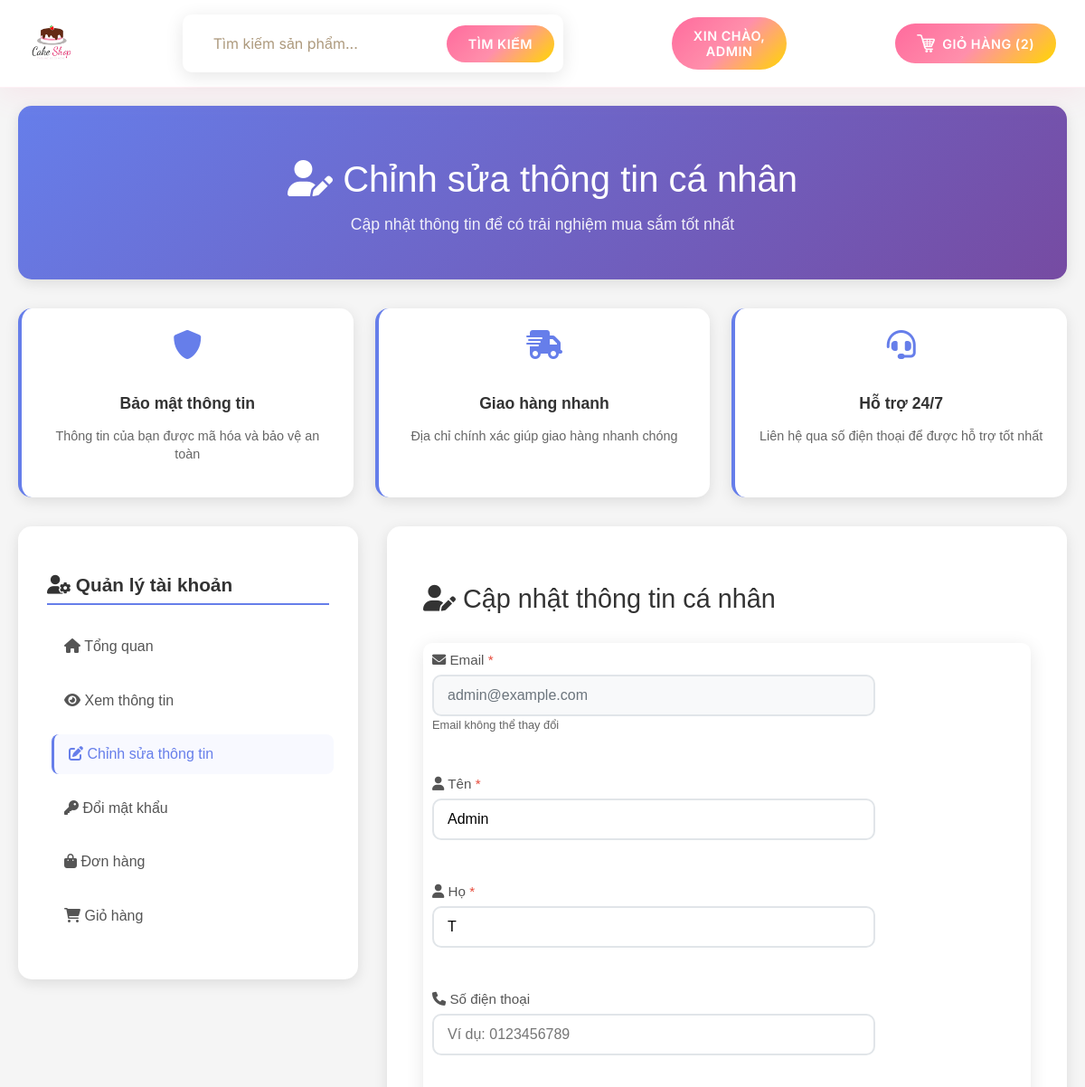
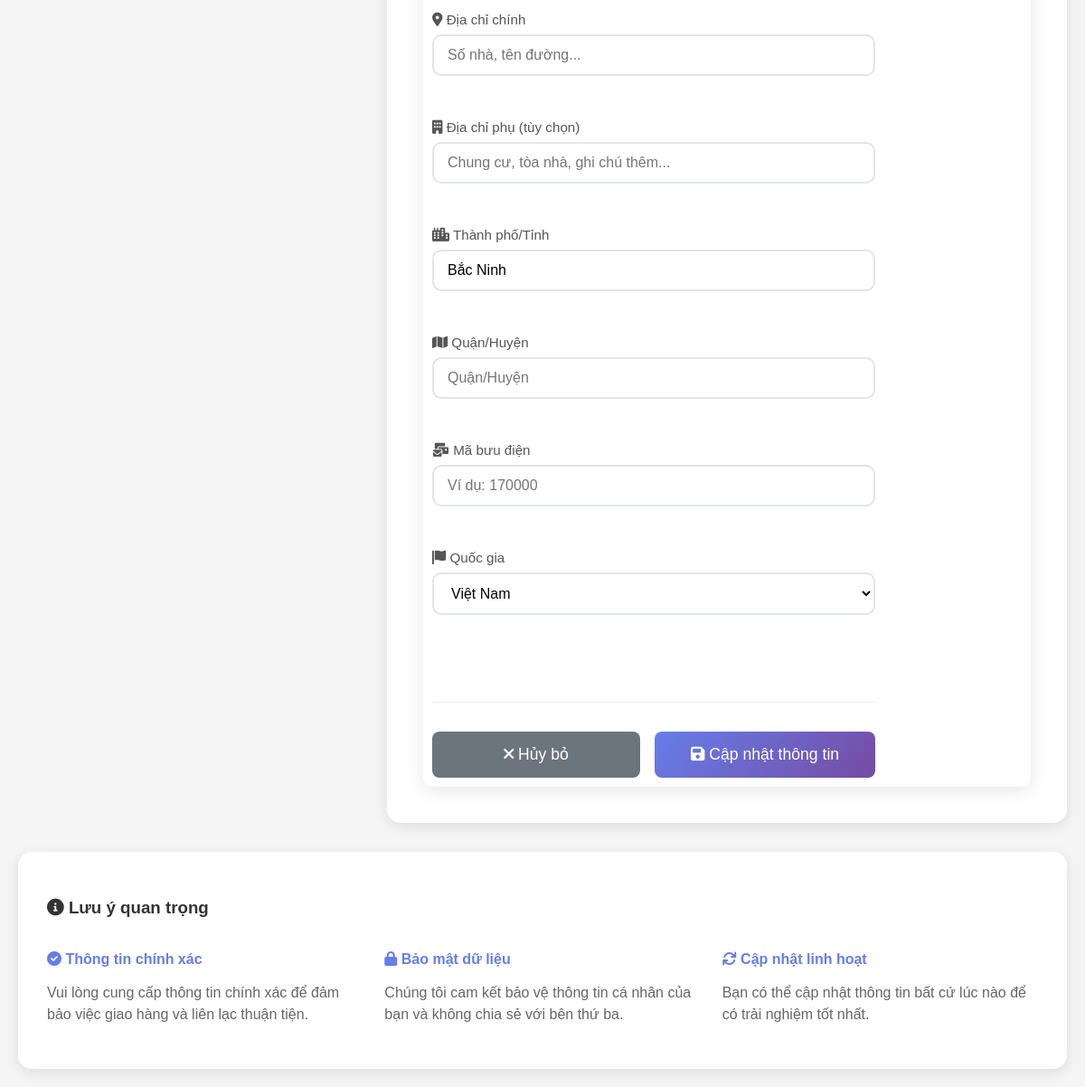
Screenshot of /account/profile/edit (signed in) with the database file from the repository (2 pictures, top to bottom).
### tables this page shows
CREATE TABLE users 
		(userId INTEGER PRIMARY KEY, 
		password TEXT,
		email TEXT,
		firstName TEXT,
		lastName TEXT,
		address1 TEXT,
		address2 TEXT,
		zipcode TEXT,
		city TEXT,
		state TEXT,
		country TEXT, 
		phone TEXT
		, is_admin INTEGER DEFAULT 0, role TEXT DEFAULT 'user');

### routes/profile_routes.py (the view, shortened to what this page needs)
@profile_bp.route("/account/profile/edit", methods=["GET", "POST"])
def editProfile():
    if 'email' not in session:
        flash("Vui lòng đăng nhập!")
        return redirect(url_for('auth.loginForm'))
    loggedIn, firstName, noOfItems = getLoginDetails()
    try:
        with get_db_connection() as conn:
            cur = conn.cursor()
            cur.execute("""
                SELECT userId, email, firstName, lastName, address1, address2,
                       zipcode, city, state, country, phone
                FROM users WHERE email = ?
            """, (session['email'],))
            profileData = cur.fetchone()
            if not profileData:
                flash("Không tìm thấy thông tin người dùng!")
                return redirect(url_for('auth.loginForm'))
    except sqlite3.Error as e:
        print(f"Database error loading profile: {e}")
        flash("Lỗi khi tải thông tin!")
        profileData = None
    return render_template("editProfile.html",
                         profileData=profileData,
                         loggedIn=loggedIn,
                         firstName=firstName,
                         noOfItems=noOfItems)

### app.py (called while the page is built)
def create_app():
    app = Flask(__name__)
    app.config.from_object(Config)
    if not os.path.exists(app.config['UPLOAD_FOLDER']):
        os.makedirs(app.config['UPLOAD_FOLDER'])
    register_blueprints(app)
    @app.context_processor
    def inject_template_vars():
        return {
            'url_for': url_for_wrapper
        }
    return app

def url_for_wrapper(endpoint, **values):
    from flask import url_for as flask_url_for
    route_mapping = {
        'root': 'main.root',
        'logout': 'auth.logout',
        'loginForm': 'auth.loginForm',
        'cart': 'cart.cart',
        'profileHome': 'profile.profileHome',
        'search': 'search.search',  # Map search route
        'displayCategory': 'search.search_by_category'  # Map category display
    }
    mapped_endpoint = route_mapping.get(endpoint, endpoint)
    try:
        return flask_url_for(mapped_endpoint, **values)
    except:
        try:
            return flask_url_for(endpoint, **values)
        except:
            return '#'

### utils/database.py (called while the page is built)
@contextmanager
def get_db_connection():
    conn = sqlite3.connect(Config.DATABASE_PATH)
    try:
        yield conn
    except Exception as e:
        conn.rollback()
        raise e
    finally:
        conn.close()

### utils/helpers.py (called while the page is built)
def getLoginDetails():
    try:
        with get_db_connection() as conn:
            cur = conn.cursor()
            if 'email' not in session:
                return False, '', 0
            cur.execute("SELECT userId, firstName FROM users WHERE email = ?", (session['email'],))
            user = cur.fetchone()
            if user:
                userId, firstName = user
                cur.execute("SELECT COUNT(productId) FROM kart WHERE userId = ?", (userId,))
                noOfItems = cur.fetchone()[0]
                return True, firstName or 'User', noOfItems
            return False, '', 0
    except sqlite3.Error as e:
        print(f"Database error in getLoginDetails: {e}")
        return False, '', 0

### templates/editProfile.html (shortened to what this page needs)
<!DOCTYPE html>
<html lang="vi">
<head>
  <link rel="stylesheet" href="{{ url_for('static', filename='css/topStyle.css') }}" />
  <link rel="stylesheet" href="https://cdnjs.cloudflare.com/ajax/libs/font-awesome/6.0.0/css/all.min.css">
</head>
<body>
<div id="title">
  <a href="/">
    <img id="logo" src="{{ url_for('static', filename='images/logo.png') }}" alt="Logo">
  </a>
  <form>
    <input id="searchBox" type="text" name="searchQuery" placeholder="Tìm kiếm sản phẩm...">
    <input id="searchButton" type="submit" value="Tìm kiếm">
  </form>
  {% if not loggedIn %}
  <div id="signInButton">
    <a class="link" href="/loginForm">Đăng nhập</a>
  </div>
  {% else %}
  <div class="dropdown">
    <button class="dropbtn">Xin chào,<br>{{firstName}}</button>
  </div>
  {% endif %}
  <div id="kart">
    <a class="link" href="/cart">
      <img src="{{ url_for('static', filename='images/shoppingCart.png') }}" id="cartIcon" alt="Giỏ hàng" />
      GIỎ HÀNG ({{noOfItems}})
    </a>
  </div>
</div>
<div class="container">
  <div class="profile-header">
    <h1><i class="fas fa-user-edit"></i> Chỉnh sửa thông tin cá nhân</h1>
    <p class="subtitle">Cập nhật thông tin để có trải nghiệm mua sắm tốt nhất</p>
  </div>
  <div class="info-cards">
    <div class="info-card">
      <i class="fas fa-shield-alt"></i>
      <h4>Bảo mật thông tin</h4>
      <p>Thông tin của bạn được mã hóa và bảo vệ an toàn</p>
    </div>
    <div class="info-card">
      <i class="fas fa-shipping-fast"></i>
      <h4>Giao hàng nhanh</h4>
      <p>Địa chỉ chính xác giúp giao hàng nhanh chóng</p>
    </div>
    <div class="info-card">
      <i class="fas fa-headset"></i>
      <h4>Hỗ trợ 24/7</h4>
      <p>Liên hệ qua số điện thoại để được hỗ trợ tốt nhất</p>
    </div>
  </div>
  <div class="main-content">
    <div class="sidebar">
      <h3><i class="fas fa-user-cog"></i> Quản lý tài khoản</h3>
      <ul>
        <li><a href="/account/profile"><i class="fas fa-home"></i> Tổng quan</a></li>
        <li><a href="/account/profile/view"><i class="fas fa-eye"></i> Xem thông tin</a></li>
        <li><a href="/account/profile/edit" class="active"><i class="fas fa-edit"></i> Chỉnh sửa thông tin</a></li>
        <li><a href="/account/profile/changePassword"><i class="fas fa-key"></i> Đổi mật khẩu</a></li>
        <li><a href="/account/orders"><i class="fas fa-shopping-bag"></i> Đơn hàng</a></li>
        <li><a href="/cart"><i class="fas fa-shopping-cart"></i> Giỏ hàng</a></li>
      </ul>
    </div>
    <div class="form-container">
      <h2><i class="fas fa-user-edit"></i> Cập nhật thông tin cá nhân</h2>
      <form method="POST" action="/account/profile/edit">
        <div class="form-grid">
          <div class="form-group">
            <label for="email"><i class="fas fa-envelope"></i> Email <span class="required">*</span></label>
            <input type="email" id="email" name="email" value="{{profileData[1] if profileData and profileData[1] else ''}}" readonly>
            <small style="color: #666; font-size: 0.8rem;">Email không thể thay đổi</small>
          </div>
          <div class="form-group">
            <label for="firstName"><i class="fas fa-user"></i> Tên <span class="required">*</span></label>
            <input type="text" id="firstName" name="firstName" value="{{profileData[2] if profileData and profileData[2] else ''}}" required>
          </div>
          <div class="form-group">
            <label for="lastName"><i class="fas fa-user"></i> Họ <span class="required">*</span></label>
            <input type="text" id="lastName" name="lastName" value="{{profileData[3] if profileData and profileData[3] else ''}}" required>
          </div>
          <div class="form-group">
            <label for="phone"><i class="fas fa-phone"></i> Số điện thoại</label>
            <input type="tel" id="phone" name="phone" value="{{profileData[10] if profileData and profileData[10] else ''}}" placeholder="Ví dụ: 0123456789">
          </div>
          <div class="form-group full-width">
            <label for="address1"><i class="fas fa-map-marker-alt"></i> Địa chỉ chính</label>
            <input type="text" id="address1" name="address1" value="{{profileData[4] if profileData and profileData[4] else ''}}" placeholder="Số nhà, tên đường...">
          </div>
          <div class="form-group full-width">
            <label for="address2"><i class="fas fa-building"></i> Địa chỉ phụ (tùy chọn)</label>
            <input type="text" id="address2" name="address2" value="{{profileData[5] if profileData and profileData[5] else ''}}" placeholder="Chung cư, tòa nhà, ghi chú thêm...">
          </div>
          <div class="form-group">
            <label for="city"><i class="fas fa-city"></i> Thành phố/Tỉnh</label>
            <input type="text" id="city" name="city" value="{{profileData[7] if profileData and profileData[7] else 'Hải Dương'}}" placeholder="Hải Dương">
          </div>
          <div class="form-group">
            <label for="state"><i class="fas fa-map"></i> Quận/Huyện</label>
            <input type="text" id="state" name="state" value="{{profileData[8] if profileData and profileData[8] else ''}}" placeholder="Quận/Huyện">
          </div>
          <div class="form-group">
            <label for="zipcode"><i class="fas fa-mail-bulk"></i> Mã bưu điện</label>
            <input type="text" id="zipcode" name="zipcode" value="{{profileData[6] if profileData and profileData[6] else ''}}" placeholder="Ví dụ: 170000">
          </div>
          <div class="form-group">
            <label for="country"><i class="fas fa-flag"></i> Quốc gia</label>
            <select id="country" name="country">
              <option value="Việt Nam" {% if not profileData or not profileData[9] or profileData[9] == 'Việt Nam' %}selected{% endif %}>Việt Nam</option>
            </select>
          </div>
          <div class="btn-container">
            <a href="/account/profile/view" class="btn btn-secondary">
              <i class="fas fa-times"></i> Hủy bỏ
            </a>
            <button type="submit" class="btn btn-primary">
              <i class="fas fa-save"></i> Cập nhật thông tin
            </button>
          </div>
        </div>
      </form>
    </div>
  </div>
  <div style="background: white; padding: 2rem; border-radius: 15px; box-shadow: 0 4px 15px rgba(0,0,0,0.1); margin-top: 2rem;">
    <h3 style="color: #333; margin-bottom: 1rem;"><i class="fas fa-info-circle"></i> Lưu ý quan trọng</h3>
    <div style="display: grid; grid-template-columns: repeat(auto-fit, minmax(300px, 1fr)); gap: 1.5rem;">
      <div>
        <h4 style="color: #667eea; margin-bottom: 0.5rem;"><i class="fas fa-check-circle"></i> Thông tin chính xác</h4>
        <p style="color: #666; line-height: 1.5;">Vui lòng cung cấp thông tin chính xác để đảm bảo việc giao hàng và liên lạc thuận tiện.</p>
      </div>
      <div>
        <h4 style="color: #667eea; margin-bottom: 0.5rem;"><i class="fas fa-lock"></i> Bảo mật dữ liệu</h4>
        <p style="color: #666; line-height: 1.5;">Chúng tôi cam kết bảo vệ thông tin cá nhân của bạn và không chia sẻ với bên thứ ba.</p>
      </div>
      <div>
        <h4 style="color: #667eea; margin-bottom: 0.5rem;"><i class="fas fa-sync"></i> Cập nhật linh hoạt</h4>
        <p style="color: #666; line-height: 1.5;">Bạn có thể cập nhật thông tin bất cứ lúc nào để có trải nghiệm tốt nhất.</p>
      </div>
    </div>
  </div>
</div>
</body>
</html>

### static/css/topStyle.css (style rules this page uses)
:root { --primary-pink: #ff6b9d; --secondary-pink: #ff8fab; --accent-gold: #ffd700; --cream: #fff8f3; --light-pink: #ffebf0; --dark-brown: #4a3728; --medium-brown: #8b6f47; --white: #ffffff; --shadow-primary: rgba(255, 107, 157, 0.2); --shadow-gold: rgba(255, 215, 0, 0.3); --gradient-1: linear-gradient(135deg, #ff6b9d 0%, #ff8fab 50%, #ffd700 100%); --gradient-2: linear-gradient(45deg, #fff8f3 0%, #ffebf0 100%); }
#title { background: rgba(255, 255, 255, 0.95); backdrop-filter: blur(20px); -webkit-backdrop-filter: blur(20px); padding: 1rem 2rem; box-shadow: 0 8px 32px rgba(255, 107, 157, 0.1); border-bottom: 1px solid rgba(255, 107, 157, 0.1); position: sticky; top: 0; z-index: 1000; display: flex; align-items: center; justify-content: space-between; flex-wrap: wrap; gap: 1rem; overflow: visible; }
#logo { height: 50px; width: auto; transition: transform 0.3s ease; }
form { display: flex; align-items: center; background: var(--white); border-radius: 10px; padding: 0.5rem; box-shadow: 0 4px 20px rgba(0, 0, 0, 0.1); border: 2px solid transparent; transition: all 0.3s ease; }
#searchBox { border: none; outline: none; padding: 0.75rem 1.5rem; font-size: 1rem; border-radius: 50px; background: transparent; flex: 1; min-width: 250px; font-family: 'Inter', sans-serif; color: var(--dark-brown); }
#searchBox::placeholder { color: var(--medium-brown); opacity: 0.7; }
#searchButton { background: var(--gradient-1); border: none; color: white; padding: 0.75rem 1.5rem; border-radius: 50px; cursor: pointer; font-weight: 600; transition: all 0.3s ease; text-transform: uppercase; letter-spacing: 0.5px; font-family: 'Inter', sans-serif; font-size: 0.9rem; }
.link { background: var(--gradient-1); color: white; text-decoration: none; padding: 0.75rem 1.5rem; border-radius: 50px; font-weight: 600; transition: all 0.3s ease; display: flex; align-items: center; gap: 0.5rem; text-transform: uppercase; letter-spacing: 0.5px; font-size: 0.9rem; font-family: 'Inter', sans-serif; }
#kart { display: flex; align-items: center; }
#kart .link { margin: 0; }
#cartIcon { width: 20px; height: 20px; filter: brightness(0) invert(1); }
.dropdown { position: relative; z-index: 1001; }
.dropbtn { background: var(--gradient-1); color: white; padding: 0.75rem 1.5rem; border: none; border-radius: 50px; cursor: pointer; font-weight: 600; transition: all 0.3s ease; text-transform: uppercase; letter-spacing: 0.5px; font-family: 'Inter', sans-serif; font-size: 0.9rem; position: relative; z-index: 1002; }
@media (max-width: 1200px) { #searchBox { min-width: 200px; } }
#title { transition: all 0.3s ease; }
* { transition: color 0.3s ease, background-color 0.3s ease, transform 0.3s ease; }
#title { animation: slideDown 0.6s ease-out; }

### rows the page displays
users: firstName "ADMIN", email "admin@example.com", firstName "Admin", lastName "T", city "Bắc Ninh", country "Việt Nam"

### other values shown
{{ noOfItems }} "2"
